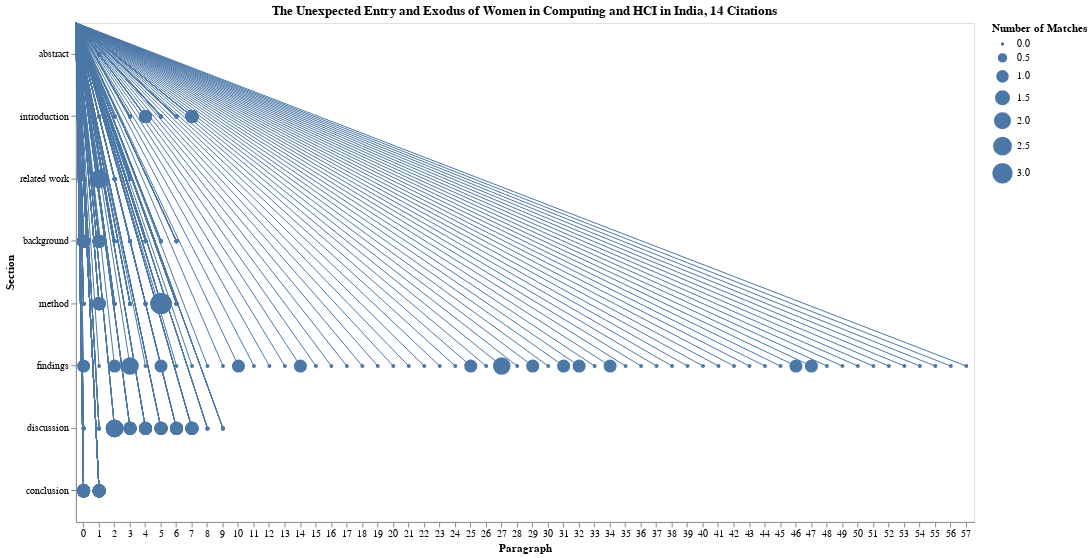

Notebook cell for this chart:
### Markdown cell above
### Women in HCI India Paper
Keywords: gender, sex

### Code cell
generate_beadplot('./output/women_computing_india-education-pedagogy-instruction-teaching-educational_activity.csv',
                 "The Unexpected Entry and Exodus of Women in Computing and HCI in India",
                 14)

### Figure 1 — Vega-Lite specification as saved in the notebook (floating-point values rounded to 4 significant figures; data arrays with more than 128 entries replaced by an {"elided": "..."} marker saying what was removed)
{"config": {"view": {"continuousWidth": 400, "continuousHeight": 300}}, "layer": [{"mark": {"type": "circle", "opacity": 1, "stroke": "#4c78a8"}, "encoding": {"size": {"type": "quantitative", "field": "algo_score_raw", "title": "Number of Matches"}, "x": {"type": "nominal", "axis": {"labelAngle": 0}, "field": "Paragraph"}, "y": {"type": "nominal", "field": "Section", "sort": ["abstract", "introduction", "related work", "background", "method", "findings", "discussion", "conclusion"]}}, "height": 500, "title": "The Unexpected Entry and Exodus of Women in Computing and HCI in India, 14 Citations", "width": 900}, {"mark": {"type": "rule", "stroke": "#4c78a8"}, "encoding": {"x": {"type": "nominal", "axis": {"labelAngle": 0}, "field": "Paragraph"}, "y": {"type": "nominal", "field": "Section", "sort": ["abstract", "introduction", "related work", "background", "method", "findings", "discussion", "conclusion"]}}, "height": 500, "width": 900}], "data": {"name": "data-bf5e69ec67b027ed0165fc87e2a2501b"}, "$schema": "https://vega.github.io/schema/vega-lite/v4.8.1.json", "datasets": {"data-bf5e69ec67b027ed0165fc87e2a2501b": {"elided": "464 records"}}}
